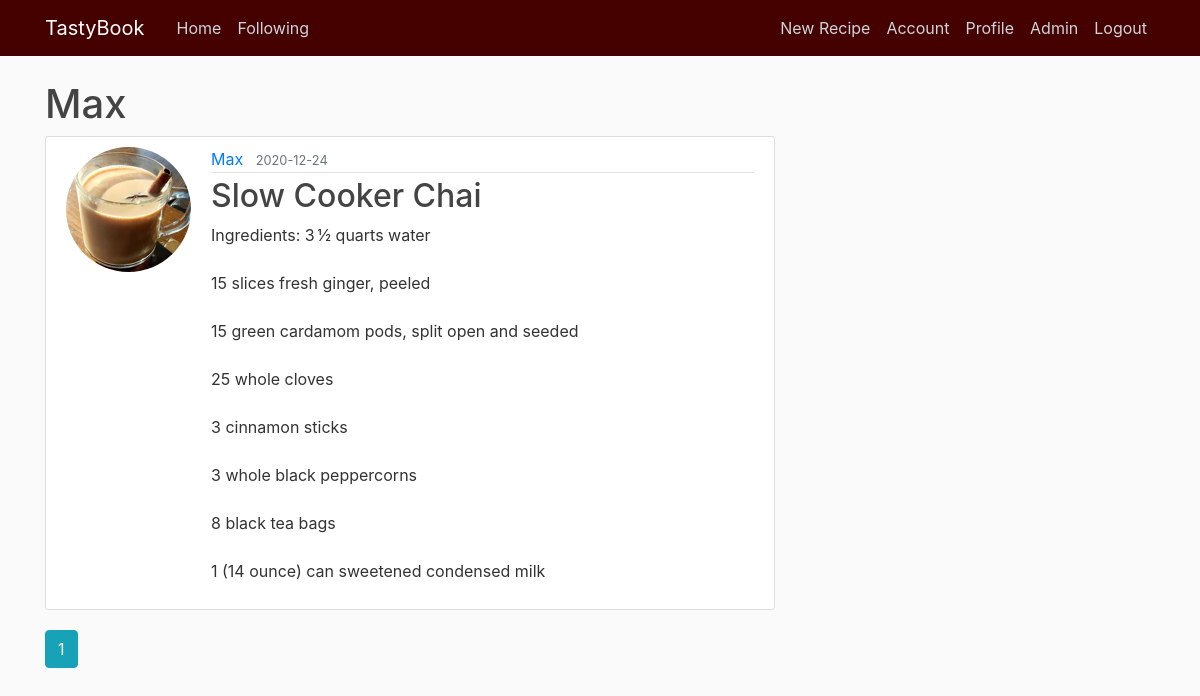
/following (signed in), run on the app's committed database.
### flaskblog/models.py (models this page shows, shortened)
class User(db.Model, UserMixin):
	id = db.Column(db. Integer, primary_key=True)
	username = db.Column(db.String(20), unique=True, nullable=False)
	email = db.Column(db.String(120), unique=True, nullable=False)
	image_file = db.Column(db.String(20), nullable=False, default='default.png')
	password = db.Column(db.String(60), nullable=False)
	recipes = db.relationship( 'Recipe', backref='author', lazy=True)
	about_me = db.Column(db.String(140))
	last_seen = db.Column(db.DateTime, default=datetime.utcnow)
	admin = db.Column(db.Boolean())
	notes = db.Column(db.UnicodeText)
	followed = db.relationship(
        'User', secondary=followers,
        primaryjoin=(followers.c.follower_id == id),
        secondaryjoin=(followers.c.followed_id == id),
        backref=db.backref('followers', lazy='dynamic'), lazy='dynamic')
	def is_following(self, user):
		return self.followed.filter(
			followers.c.followed_id == user.id).count() > 0

class Recipe(db.Model):
	id = db.Column(db.Integer, primary_key=True)
	name = db.Column(db.String(100), nullable=False)
	ingredients = db.Column(db.Text, nullable=False)
	recipe = db.Column(db.Text, nullable=False)
	image_file = db.Column(db.String(20), nullable=False)#, default='default.png')
	date_posted = db.Column(db.DateTime, nullable=False, default=datetime.utcnow)
	user_id = db.Column(db.Integer, db.ForeignKey('user.id'), nullable=False)

### flaskblog/routes.py (the view)
@app.route("/following")
def following():
	page = request.args.get('page', 1, type=int)
	users = User.query.order_by(User.username.desc()).paginate(page=page, per_page=5)
	return render_template('following.html', title='Following', users=users)

### flaskblog/models.py (called while the page is built)
@login_manager.user_loader
def load_user(user_id):
	return User.query.get(int(user_id))

### flaskblog/routes.py (called while the page is built)
@app.before_request
def before_request():
    if current_user.is_authenticated:
        current_user.last_seen = datetime.utcnow()
        db.session.commit()

### flaskblog/templates/following.html
{% extends "layout.html" %}
{% block content %}
    {% for user in users.items %}
    	{% if current_user.is_following(user)%}
    		<h1 class="article-content">{{ user.username }}</h1>
    		{% for recipe in user.recipes %}
        		<article class="media content-section">
          			<img class="rounded-circle account-img" src="{{ url_for('static', filename='recipe_pics/' + recipe.image_file) }}">
          			<div class="media-body">
            			<div class="article-metadata">
              				<a class="mr-2" href="{{url_for('user', username=recipe.author.username) }}">{{ recipe.author.username }}</a>
              				<small class="text-muted">{{ recipe.date_posted.strftime('%Y-%m-%d') }}</small>
            			</div>
            			<h2><a class="article-title" href="{{ url_for('recipe', recipe_id=recipe.id) }}">{{ recipe.name }}</a></h2>
            			<p class="article-content">Ingredients: {{ recipe.ingredients }}</p>
          			</div>
        		</article>
        	{% endfor %}
        {% endif %}
    {% endfor %}
    {% for page_num in users.iter_pages(left_edge=1, right_edge=1, left_current=1, right_current=2) %}
      {% if page_num %}
        {% if users.page == page_num %}
          <a class="btn btn-info mb-4" href="{{ url_for('home', page=page_num) }}">{{ page_num }}</a>
        {% else %}
          <a class="btn btn-outline-info mb-4" href="{{ url_for('home', page=page_num) }}">{{ page_num }}</a>
        {% endif %}
      {% else %}
        ...
      {% endif %}
    {% endfor %}
{% endblock content %}

### flaskblog/static/Main.css (style rules this page uses)
body { background: #fafafa; color: #333333; margin-top: 5rem; }
h1, h2, h3, h4, h5, h6 { color: #444444; }
.content-section { background: #ffffff; padding: 10px 20px; border: 1px solid #dddddd; border-radius: 3px; margin-bottom: 20px; }
.article-title { color: #444444; }
.article-content { white-space: pre-line; }
.article-metadata { padding-bottom: 1px; margin-bottom: 4px; border-bottom: 1px solid #e3e3e3 }
.account-img { height: 125px; width: 125px; margin-right: 20px; margin-bottom: 16px; }

### data on the page
User: username "Max"
Recipe: image_file (picture), author.username "Max", date_posted "2020-12-24", name "Slow Cooker Chai", ingredients "3 ½ quarts water 15 slices fresh ginger, peeled 15 green cardamom pods, split open and seeded 25 whole cloves 3 cinnamon sticks 3 whole black peppercorns 8 black tea bags 1 (14 ounce) can sweetened condensed milk"

### other printed values
{{ page_num }} "1"
